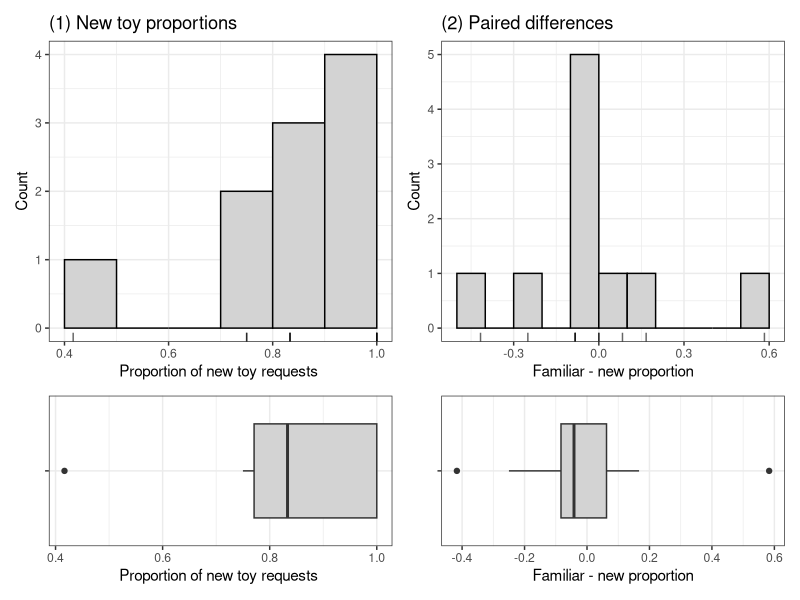

This figure's R source:
## ---- chunk 1
#| echo: false
library(tidyverse)
library(patchwork)
## ---- chunk 2
#| echo: false
# (1) proportion of requests for the *new* toys completed, by dog
new.props = c(1.0000, 1.0000, 0.7500, 1.0000, 0.4167,
              0.8333, 0.7500, 0.8333, 0.8333, 1.0000)

# (2) paired differences (familiar - new), by dog
paired.diffs = c(-0.0833, 0.0000, -0.0833, -0.0833, 0.5833,
                  0.0833, -0.2500, 0.1667, 0.0000, -0.4167)

dat.q1 = tibble(
  dog       = rep(1:10, times = 2),
  dataset   = rep(c("(1) New-toy proportion",
                    "(2) Paired difference (familiar - new)"), each = 10),
  value     = c(new.props, paired.diffs)
)
## ---- chunk 3
#| label: fig-q1-distributions
#| fig-cap: "Histograms and boxplots of the new-toy proportions (1) and the paired differences (2)"
#| fig-width: 6
#| fig-height: 4
make.plots = function(x, title, xlab, binwidth){
  ggdat = tibble(value = x)

  hist.plot = ggplot(ggdat, aes(x = value)) +
    geom_histogram(binwidth = binwidth, boundary = 0,
                   color = "black", fill = "lightgrey") +
    geom_rug(alpha = 0.6) +
    labs(x = xlab, y = "Count", title = title) +
    theme_bw()

  box.plot = ggplot(ggdat, aes(x = value, y = "")) +
    geom_boxplot(fill = "lightgrey") +
    labs(x = xlab, y = "") +
    theme_bw()

  hist.plot / box.plot + plot_layout(heights = c(2, 1))
}

p1 = make.plots(new.props, "(1) New toy proportions",
                "Proportion of new toy requests ", binwidth = 0.10)
p2 = make.plots(paired.diffs, "(2) Paired differences",
                "Familiar - new proportion", binwidth = 0.10)

(p1 | p2)
## ---- chunk 4
#| label: tbl-q1-summaries
#| tbl-cap: "Numerical summaries of the new-toy proportions (1) and the paired differences (2)"
dat.q1 |>
  group_by(dataset) |>
  summarize(
    n        = n(),
    mean     = mean(value),
    median   = median(value),
    sd       = sd(value),
    skewness = e1071::skewness(value, type = 2),
    min      = min(value),
    max      = max(value)
  ) |>
  knitr::kable(digits = 4)
## ---- chunk 5
set.seed(41)
success.count = sum(ifelse(new.props > .5, 1, 0))
test = binom.test(
  x = success.count,
  n = length(new.props),
  p = .5,
  alternative = "two.sided",
  conf.level = .95
)
(test$p.value)
(as.numeric(test$conf.int))
## ---- chunk 6
#| label: q1b-bootstrap
set.seed(41) 
B = 10000
n = length(paired.diffs)

boot.dist = numeric(B)   # storage for the resampled means

for(i in 1:B){
  resample = sample(paired.diffs, size = n, replace = TRUE)
  boot.dist[i] = mean(resample)
}

boot.ci = quantile(boot.dist, probs = c(0.025, 0.975))

(as.numeric(boot.ci))
## ---- chunk 7
success = 10
trials = 10
success.prob = .5
(prob = dbinom(x=success,size=trials,prob=success.prob))
## ---- chunk 8
mu = trials * success.prob
sd = sqrt(mu*(1-success.prob))
epsilon = .5
(prob = pnorm(1 + epsilon ,mu,sd) - pnorm(1 - epsilon,mu,sd))
## ---- chunk 9
set.seed(41)
test = binom.test(
  x = 10,
  n = 10,
  p = .5,
  alternative = "two.sided"
)

(test$p.value)
(as.numeric(test$conf.int))
